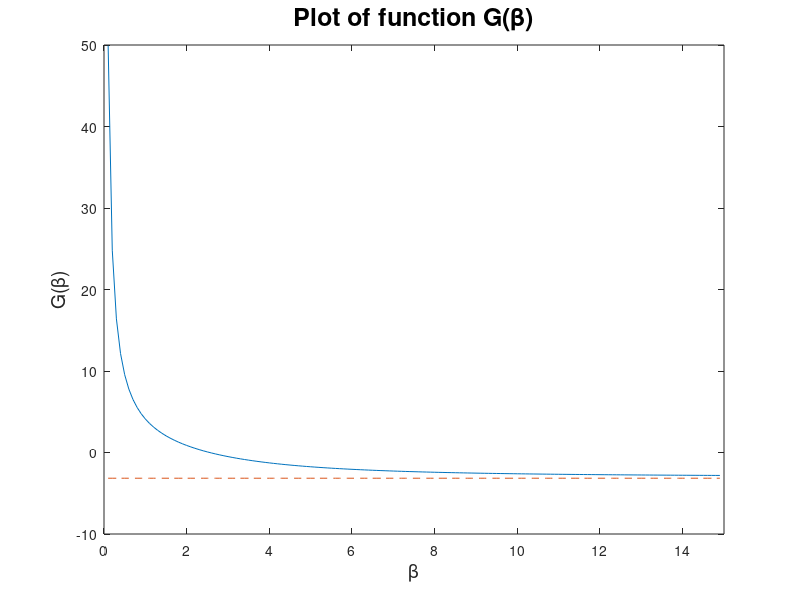
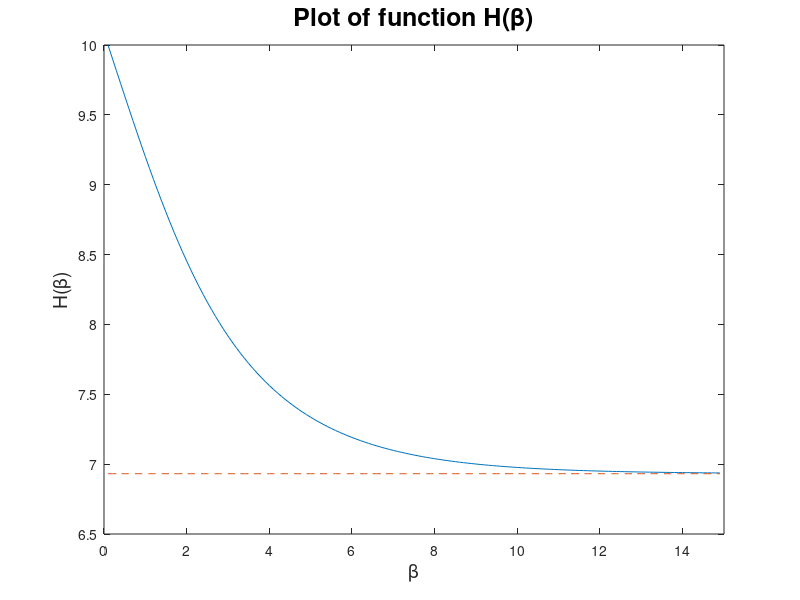

Write MATLAB code to recreate these figures, in order.
% Step 1: Data Vector and Its Logarithmic Vector

x_vec    = [4 6 7 11 13];

y_vec    = (log(x_vec))';

z_vec    = x_vec(1)./x_vec;

G_infty  = sum(log(z_vec));

% Step 2: Definition of G, H, dH and dG from our Manuscript

G     = @(beta) (length(x_vec)./beta)-sum(log(x_vec))+(length(x_vec)*(((x_vec).^(-beta))*y_vec))/(sum((x_vec).^(-beta)));
H     = @(beta) length(x_vec)*(((x_vec).^(-beta))*y_vec)/(sum((x_vec).^(-beta)));
dH    = @(beta) length(x_vec)/(sum((x_vec).^(-beta))*sum((x_vec).^(-beta)))*((((x_vec).^(-beta))*y_vec)*(((x_vec).^(-beta))*y_vec)-(((x_vec).^(-beta))*(y_vec.^2))*(sum((x_vec).^(-beta))));
dG    = @(beta) -length(x_vec)/(beta*beta)+dH(beta);

% Step 3: Plotting of G and H

xx    = 0.1:0.1:14.9;
yy    = zeros(1,length(xx));
zz    = zeros(1,length(xx));

for j = 1:1:length(xx)
  yy(1,j) = G(xx(1,j));
  zz(1,j) = H(xx(1,j));
endfor

% Step 4: Newton-Iteration for G(beta_fin) = 0

N_max     = 200;
beta_s    = zeros(1,(N_max+1));
beta_s(1) = 0.1;

for j = 1:1:N_max
  beta_s(j+1) = beta_s(j) - G(beta_s(j))/dG(beta_s(j));
endfor

beta_fin  = beta_s(end)
alpha_fin = ((1/length(x_vec))*sum((x_vec).^(-beta_fin)))^(1/beta_fin)

f         = @(t) (beta_fin/(alpha_fin^(beta_fin))).*(t.^(-(beta_fin+1))).*exp(-(alpha_fin*t).^(-beta_fin));

% Step 5: Plotting of G, H

figure(1)
plot(xx,yy)
hold on
plot(xx,G_infty*ones(1,length(xx)),'linestyle','--')
title('Plot of function G({\beta})','Interpreter','tex','fontsize',18)
xlabel('{\beta}','Interpreter','tex','fontsize',14)
ylabel('G({\beta})','Interpreter','tex','fontsize',14)
xlim([0 15])

figure(2)
plot(xx,zz)
hold on
plot(xx,length(x_vec)*log(x_vec(1))*ones(1,length(xx)),'linestyle','--')
title('Plot of function H({\beta})','Interpreter','tex','fontsize',18)
xlabel('{\beta}','Interpreter','tex','fontsize',14)
ylabel('H({\beta})','Interpreter','tex','fontsize',14)
xlim([0 15])

% Step 5: Bisection-Iteration for G(beta_final) = 0

##a_guess   = 0.1;
##b_guess   = 1.1;
##x_guess   = (a_guess+b_guess)/2;
##epsilon   = 0.01;
##
##if ((G(a_guess)>0 & G(b_guess)<0))
##  while(abs(G(x_guess))>epsilon)
##    if ((G(a_guess)>0 & G(x_guess)<0))
##       x_guess = (a_guess+x_guess)/2;
##    elseif ((G(x_guess)>0 & G(b_guess)<0))
##       x_guess = (x_guess+b_guess)/2;
##    endif
##  endwhile
##elseif
##   x_guess = (a_guess+b_guess)/2;
##endif
